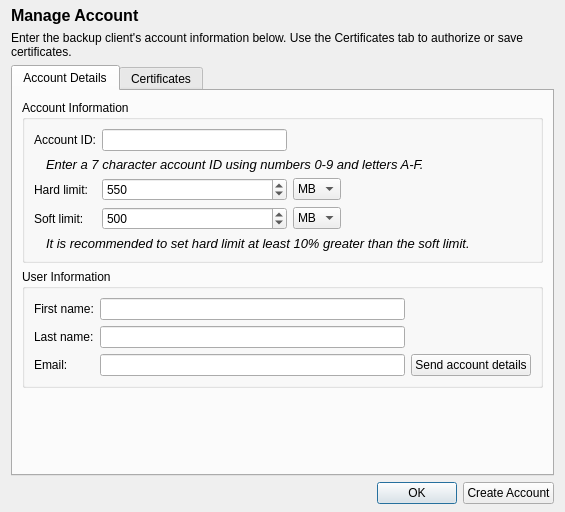
<?xml version="1.0" encoding="UTF-8"?>
<ui version="4.0">
 <class>ManageAccount</class>
 <widget class="QDialog" name="ManageAccount">
  <property name="geometry">
   <rect>
    <x>0</x>
    <y>0</y>
    <width>565</width>
    <height>512</height>
   </rect>
  </property>
  <property name="minimumSize">
   <size>
    <width>565</width>
    <height>0</height>
   </size>
  </property>
  <property name="windowTitle">
   <string>Manage Account</string>
  </property>
  <property name="windowIcon">
   <iconset resource="../../fwbackups.qrc">
    <normaloff>:/program-icons/program-icons/user.png</normaloff>:/program-icons/program-icons/user.png</iconset>
  </property>
  <layout class="QVBoxLayout" name="verticalLayout">
   <property name="topMargin">
    <number>6</number>
   </property>
   <property name="bottomMargin">
    <number>8</number>
   </property>
   <item>
    <widget class="QLabel" name="headerLabel">
     <property name="sizePolicy">
      <sizepolicy hsizetype="Preferred" vsizetype="Fixed">
       <horstretch>0</horstretch>
       <verstretch>0</verstretch>
      </sizepolicy>
     </property>
     <property name="font">
      <font>
       <pointsize>12</pointsize>
       <weight>75</weight>
       <bold>true</bold>
       <underline>false</underline>
      </font>
     </property>
     <property name="text">
      <string>Manage Account</string>
     </property>
    </widget>
   </item>
   <item>
    <widget class="QLabel" name="label_8">
     <property name="text">
      <string>Enter the backup client's account information below. Use the Certificates tab to authorize or save certificates.</string>
     </property>
     <property name="wordWrap">
      <bool>true</bool>
     </property>
    </widget>
   </item>
   <item>
    <widget class="QTabWidget" name="tabWidget">
     <property name="currentIndex">
      <number>0</number>
     </property>
     <widget class="QWidget" name="accountDetails">
      <attribute name="title">
       <string>Account Details</string>
      </attribute>
      <layout class="QVBoxLayout" name="verticalLayout_3">
       <item>
        <widget class="QGroupBox" name="groupBox_3">
         <property name="title">
          <string>Account Information</string>
         </property>
         <layout class="QVBoxLayout" name="verticalLayout_2">
          <item>
           <layout class="QGridLayout" name="gridLayout">
            <item row="0" column="0">
             <widget class="QLabel" name="label_3">
              <property name="sizePolicy">
               <sizepolicy hsizetype="Maximum" vsizetype="Preferred">
                <horstretch>0</horstretch>
                <verstretch>0</verstretch>
               </sizepolicy>
              </property>
              <property name="text">
               <string>Account ID:</string>
              </property>
             </widget>
            </item>
            <item row="0" column="1">
             <widget class="QLineEdit" name="accountIDLineEdit">
              <property name="text">
               <string/>
              </property>
              <property name="maxLength">
               <number>7</number>
              </property>
             </widget>
            </item>
            <item row="3" column="1">
             <widget class="QSpinBox" name="softLimitSpin">
              <property name="maximum">
               <number>1024</number>
              </property>
              <property name="value">
               <number>500</number>
              </property>
             </widget>
            </item>
            <item row="3" column="2">
             <widget class="QComboBox" name="softLimitUnitsCombo">
              <property name="sizePolicy">
               <sizepolicy hsizetype="Maximum" vsizetype="Fixed">
                <horstretch>0</horstretch>
                <verstretch>0</verstretch>
               </sizepolicy>
              </property>
              <item>
               <property name="text">
                <string>MB</string>
               </property>
              </item>
              <item>
               <property name="text">
                <string>GB</string>
               </property>
              </item>
              <item>
               <property name="text">
                <string>TB</string>
               </property>
              </item>
             </widget>
            </item>
            <item row="4" column="0" colspan="4">
             <widget class="QLabel" name="label_4">
              <property name="font">
               <font>
                <pointsize>10</pointsize>
                <italic>true</italic>
               </font>
              </property>
              <property name="text">
               <string>It is recommended to set hard limit at least 10% greater than the soft limit.</string>
              </property>
              <property name="indent">
               <number>12</number>
              </property>
             </widget>
            </item>
            <item row="3" column="0">
             <widget class="QLabel" name="label_5">
              <property name="text">
               <string>Soft limit:</string>
              </property>
             </widget>
            </item>
            <item row="1" column="0" colspan="4">
             <widget class="QLabel" name="label_7">
              <property name="font">
               <font>
                <pointsize>10</pointsize>
                <italic>true</italic>
               </font>
              </property>
              <property name="text">
               <string>Enter a 7 character account ID using numbers 0-9 and letters A-F.</string>
              </property>
              <property name="indent">
               <number>12</number>
              </property>
             </widget>
            </item>
            <item row="2" column="0">
             <widget class="QLabel" name="label_6">
              <property name="text">
               <string>Hard limit:</string>
              </property>
             </widget>
            </item>
            <item row="2" column="1">
             <widget class="QSpinBox" name="hardLimitSpin">
              <property name="maximum">
               <number>1024</number>
              </property>
              <property name="value">
               <number>550</number>
              </property>
             </widget>
            </item>
            <item row="2" column="2">
             <widget class="QComboBox" name="hardLimitUnitsCombo">
              <item>
               <property name="text">
                <string>MB</string>
               </property>
              </item>
              <item>
               <property name="text">
                <string>GB</string>
               </property>
              </item>
              <item>
               <property name="text">
                <string>TB</string>
               </property>
              </item>
             </widget>
            </item>
            <item row="2" column="3" rowspan="2">
             <spacer name="horizontalSpacer_2">
              <property name="orientation">
               <enum>Qt::Horizontal</enum>
              </property>
              <property name="sizeHint" stdset="0">
               <size>
                <width>5</width>
                <height>5</height>
               </size>
              </property>
             </spacer>
            </item>
           </layout>
          </item>
         </layout>
        </widget>
       </item>
       <item>
        <widget class="QGroupBox" name="groupBox_4">
         <property name="title">
          <string>User Information</string>
         </property>
         <layout class="QVBoxLayout" name="verticalLayout_7">
          <item>
           <layout class="QGridLayout" name="gridLayout_5">
            <item row="0" column="0">
             <widget class="QLabel" name="label">
              <property name="text">
               <string>First name:</string>
              </property>
             </widget>
            </item>
            <item row="2" column="0">
             <widget class="QLabel" name="label_14">
              <property name="text">
               <string>Email:</string>
              </property>
             </widget>
            </item>
            <item row="2" column="1">
             <widget class="QLineEdit" name="emailLineEdit"/>
            </item>
            <item row="0" column="1">
             <widget class="QLineEdit" name="firstNameLineEdit"/>
            </item>
            <item row="1" column="1">
             <widget class="QLineEdit" name="lastNameLineEdit"/>
            </item>
            <item row="1" column="0">
             <widget class="QLabel" name="label_10">
              <property name="text">
               <string>Last name:</string>
              </property>
             </widget>
            </item>
            <item row="2" column="2">
             <widget class="QPushButton" name="pushButton_4">
              <property name="text">
               <string>Send account details</string>
              </property>
              <property name="autoDefault">
               <bool>false</bool>
              </property>
             </widget>
            </item>
           </layout>
          </item>
         </layout>
        </widget>
       </item>
       <item>
        <spacer name="verticalSpacer">
         <property name="orientation">
          <enum>Qt::Vertical</enum>
         </property>
         <property name="sizeHint" stdset="0">
          <size>
           <width>20</width>
           <height>5</height>
          </size>
         </property>
        </spacer>
       </item>
      </layout>
     </widget>
     <widget class="QWidget" name="certificateManagement">
      <attribute name="title">
       <string>Certificates</string>
      </attribute>
      <layout class="QVBoxLayout" name="verticalLayout_4">
       <item>
        <widget class="QGroupBox" name="groupBox">
         <property name="title">
          <string>Sign a CSR</string>
         </property>
         <layout class="QVBoxLayout" name="verticalLayout_5">
          <item>
           <layout class="QGridLayout" name="gridLayout_4">
            <item row="1" column="1" colspan="2">
             <widget class="QLineEdit" name="CSRLineEdit"/>
            </item>
            <item row="1" column="3">
             <widget class="QPushButton" name="CSRBrowseButton">
              <property name="text">
               <string>Browse...</string>
              </property>
             </widget>
            </item>
            <item row="1" column="0">
             <widget class="QLabel" name="label_11">
              <property name="text">
               <string>CSR file:</string>
              </property>
             </widget>
            </item>
            <item row="2" column="3">
             <widget class="QPushButton" name="CSRSignButton">
              <property name="text">
               <string>Sign CSR</string>
              </property>
              <property name="icon">
               <iconset resource="../../fwbackups.qrc">
                <normaloff>:/program-icons/program-icons/lock.png</normaloff>:/program-icons/program-icons/lock.png</iconset>
              </property>
             </widget>
            </item>
            <item row="2" column="2">
             <widget class="QCheckBox" name="checkBox">
              <property name="text">
               <string>Yes, I am sure</string>
              </property>
             </widget>
            </item>
            <item row="2" column="0" colspan="2">
             <spacer name="horizontalSpacer_3">
              <property name="orientation">
               <enum>Qt::Horizontal</enum>
              </property>
              <property name="sizeHint" stdset="0">
               <size>
                <width>5</width>
                <height>5</height>
               </size>
              </property>
             </spacer>
            </item>
            <item row="0" column="0" colspan="4">
             <widget class="QLabel" name="label_9">
              <property name="font">
               <font>
                <weight>50</weight>
                <bold>false</bold>
               </font>
              </property>
              <property name="text">
               <string>Ensure the certificate request comes from the intended person. Signing the wrong certificate request can potentially compromise your backup server.</string>
              </property>
              <property name="wordWrap">
               <bool>true</bool>
              </property>
             </widget>
            </item>
           </layout>
          </item>
         </layout>
        </widget>
       </item>
       <item>
        <widget class="QGroupBox" name="groupBox_2">
         <property name="title">
          <string>Send Certificate</string>
         </property>
         <layout class="QVBoxLayout" name="verticalLayout_6">
          <item>
           <layout class="QGridLayout" name="gridLayout_3">
            <item row="0" column="0" colspan="3">
             <widget class="QLabel" name="label_13">
              <property name="text">
               <string>Before the account can be used, the client software needs to have the account certificate installed. You can transfer it yourself, or have it automatically emailed to the user.</string>
              </property>
              <property name="wordWrap">
               <bool>true</bool>
              </property>
             </widget>
            </item>
            <item row="1" column="1">
             <widget class="QPushButton" name="pushButton">
              <property name="text">
               <string>Save a copy</string>
              </property>
             </widget>
            </item>
            <item row="1" column="2">
             <widget class="QPushButton" name="pushButton_2">
              <property name="text">
               <string>Send via Email</string>
              </property>
             </widget>
            </item>
            <item row="1" column="0">
             <spacer name="horizontalSpacer_4">
              <property name="orientation">
               <enum>Qt::Horizontal</enum>
              </property>
              <property name="sizeHint" stdset="0">
               <size>
                <width>5</width>
                <height>5</height>
               </size>
              </property>
             </spacer>
            </item>
           </layout>
          </item>
         </layout>
        </widget>
       </item>
       <item>
        <spacer name="verticalSpacer_2">
         <property name="orientation">
          <enum>Qt::Vertical</enum>
         </property>
         <property name="sizeHint" stdset="0">
          <size>
           <width>20</width>
           <height>6</height>
          </size>
         </property>
        </spacer>
       </item>
      </layout>
     </widget>
    </widget>
   </item>
   <item>
    <layout class="QHBoxLayout" name="horizontalLayout">
     <property name="sizeConstraint">
      <enum>QLayout::SetDefaultConstraint</enum>
     </property>
     <item>
      <spacer name="horizontalSpacer">
       <property name="orientation">
        <enum>Qt::Horizontal</enum>
       </property>
       <property name="sizeHint" stdset="0">
        <size>
         <width>40</width>
         <height>5</height>
        </size>
       </property>
      </spacer>
     </item>
     <item>
      <widget class="QPushButton" name="OKButton">
       <property name="text">
        <string>OK</string>
       </property>
       <property name="default">
        <bool>true</bool>
       </property>
      </widget>
     </item>
     <item>
      <widget class="QPushButton" name="createAccountButton">
       <property name="text">
        <string>Create Account</string>
       </property>
      </widget>
     </item>
    </layout>
   </item>
  </layout>
 </widget>
 <resources>
  <include location="../../fwbackups.qrc"/>
 </resources>
 <connections/>
</ui>
